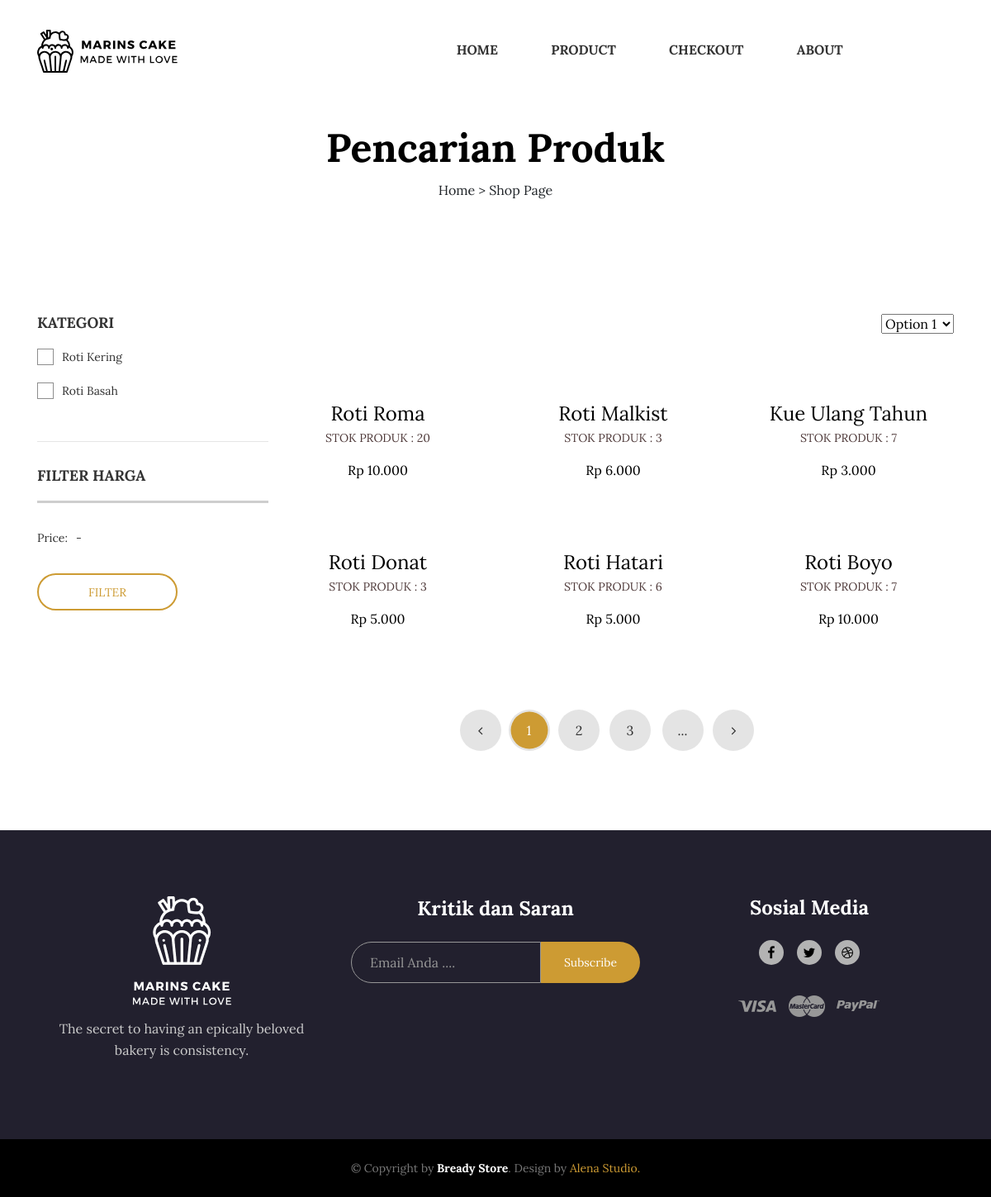
The page /index.php/preorder/cari on the database its author committed.
### tables this page shows
CREATE TABLE `produk` (
  `idProduk` int(11) NOT NULL,
  `idJenis` int(11) NOT NULL,
  `namaProduk` varchar(50) NOT NULL,
  `harga` int(11) NOT NULL,
  `status` varchar(255) NOT NULL,
  `stok` int(11) NOT NULL,
  `min_order` int(11) NOT NULL,
  `deskripsi` text NOT NULL,
  `created_at` date NOT NULL DEFAULT current_timestamp()
);

CREATE TABLE `jenis_produk` (
  `idJenis` int(11) NOT NULL,
  `namaJenis` varchar(255) NOT NULL
);

### application/controllers/Preorder.php (called while the page is built, shortened)
<?php
class Preorder extends CI_Controller
{
	public function cari()
	{
		$cari = $this->input->post('cari');
		$data['pencarian'] 	= $this->Model_produk->cari_produk($cari)->result_array();
		$data['kategori']	= $this->Model_produk->get_kategori_produk()->result_array();
		$this->load->view('template/header2');
		$this->load->view('cari_produk', $data);
		$this->load->view('template/footer');
	}
}

### index.php (called while the page is built, shortened)
<?php
require_once BASEPATH.'core/CodeIgniter.php';

### application/models/Model_produk.php (called while the page is built, shortened)
<?php
class Model_produk extends CI_Model
{
	public function get_kategori_produk()
	{
		return $this->db->get('jenis_produk');
	}
	public function cari_produk($keyword)
	{
		$this->db->select('*');
		$this->db->from('produk');
		$this->db->like('namaProduk', $keyword);
		return $this->db->get();
	}
}

### application/views/cari_produk.php (the view, shortened to what this page needs)
<div class="ps-hero bg--cover" data-background="<?= base_url() ?>assets/client/images/hero/product.jpg">
    <div class="ps-hero__content ">
        <h1> Pencarian Produk</h1>
        <div class="text-center">
            Home > Shop Page
        </div>
    </div>
</div>
<main class="ps-shop">
    <div class="container">
        <div class="row">
            <div class="col-lg-9 order-lg-last">
                <div class="ps-shop__sort">
                    <select class="ps-select" title="Default Sorting">
                        <option value="1">Option 1</option>
                    </select>
                </div>
                <div class="row">
                    <?php foreach ($pencarian as $cri) : ?>
                        <div class="col-lg-4">
                            <div class="ps-product">
                                <div class="ps-product__thumbnail"><img src="<?= base_url() ?>uploads/gambar_produk/<?= $cri['gambar'] ?>" alt=""><a class="ps-product__overlay" href="product-detail.html"></a>
                                </div>
                                <div class="ps-product__content"><a class="ps-product__title" href="product-detail.html"><?= $cri['namaProduk'] ?></a>
                                    <p><a href="">Stok Produk : <?= $cri['stok'] ?></a></p>
                                    <p class="ps-product__price">Rp <?= number_format($cri['harga'], 0, ',', '.') ?></p>
                                </div>
                            </div>
                        </div>
                    <?php endforeach ?>
                    <div class="col-lg-12 mb-lg-5">
                        <div class="ps-pagination mb-lg-5 ">
                            <ul class="pagination">
                                <li><a href="#"><i class="fa fa-angle-left"></i></a></li>
                                <li class="active"><a href="#">1</a></li>
                                <li><a href="#">2</a></li>
                                <li><a href="#">3</a></li>
                                <li><a href="#">...</a></li>
                                <li><a href="#"><i class="fa fa-angle-right"></i></a></li>
                            </ul>
                        </div>
                    </div>
                </div>
            </div>
            <div class="col-lg-3 order-lg-first mt-5 mt-lg-0">
                <div class="ps-sidebar">
                    <div class="widget widget_sidebar widget_category">
                        <h3 class="widget-title">Kategori</h3>
                        <ul class="ps-list--checked">
                            <?php foreach ($kategori as $ktg) : ?>
                                <li><a href=""><?= $ktg['namaJenis'] ?></a></li>
                            <?php endforeach ?>
                        </ul>
                    </div>
                    <div class="widget widget_filter widget_sidebar">
                        <h3 class="widget-title">Filter Harga</h3>
                        <div class="ps-slider" data-default-min="05" data-default-max="500" data-max="1000" data-step="100" data-unit="Rp"></div>
                        <p class="ps-slider__meta">Price:<span class="ps-slider__value ps-slider__min"></span>-<span class="ps-slider__value ps-slider__max"></span></p><a class="ac-slider__filter ps-btn ps-btn--sm" href="#">Filter</a>
                    </div>
                </div>
            </div>
        </div>
    </div>
</main>

### rows shown on the page
produk: namaProduk "Roti Roma", stok "20", harga "10.000"
produk: namaProduk "Roti Malkist", stok "3", harga "6.000"
produk: namaProduk "Kue Ulang Tahun", stok "7", harga "3.000"
produk: namaProduk "Roti Donat", stok "3", harga "5.000"
produk: namaProduk "Roti Hatari", stok "6", harga "5.000"
produk: namaProduk "Roti Boyo", stok "7", harga "10.000"
jenis_produk: namaJenis "Roti Kering"
jenis_produk: namaJenis "Roti Basah"
